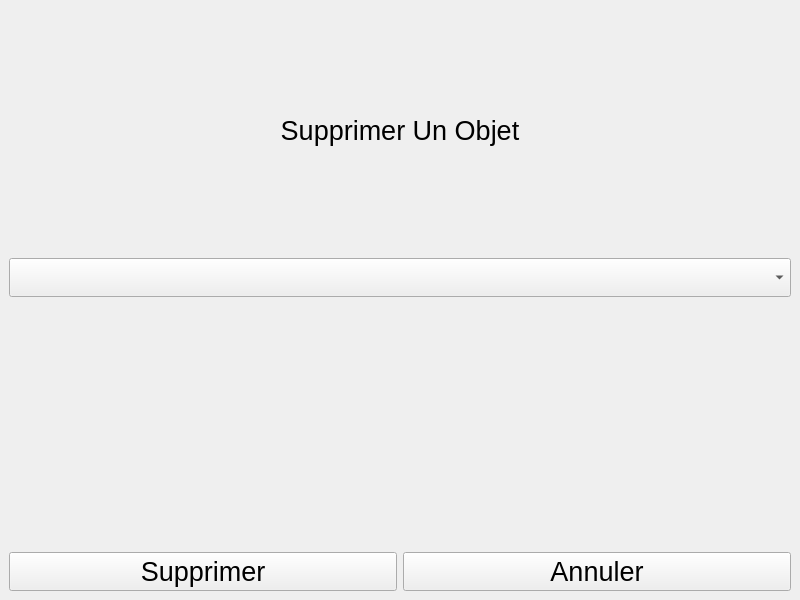
<?xml version="1.0" encoding="UTF-8"?>
<ui version="4.0">
 <class>MainWindow</class>
 <widget class="QMainWindow" name="MainWindow">
  <property name="geometry">
   <rect>
    <x>0</x>
    <y>0</y>
    <width>800</width>
    <height>600</height>
   </rect>
  </property>
  <property name="windowTitle">
   <string>MainWindow</string>
  </property>
  <widget class="QWidget" name="centralwidget">
   <layout class="QGridLayout" name="gridLayout_2">
    <item row="3" column="1">
     <widget class="QPushButton" name="bouton_annuler">
      <property name="font">
       <font>
        <pointsize>20</pointsize>
       </font>
      </property>
      <property name="text">
       <string>Annuler</string>
      </property>
     </widget>
    </item>
    <item row="1" column="0" colspan="2">
     <widget class="QComboBox" name="combobox_objet">
      <property name="font">
       <font>
        <pointsize>20</pointsize>
       </font>
      </property>
     </widget>
    </item>
    <item row="3" column="0">
     <widget class="QPushButton" name="bouton_supprimer">
      <property name="font">
       <font>
        <pointsize>20</pointsize>
       </font>
      </property>
      <property name="text">
       <string>Supprimer</string>
      </property>
     </widget>
    </item>
    <item row="0" column="0" colspan="2">
     <widget class="QLabel" name="label_supprimer_objet">
      <property name="font">
       <font>
        <pointsize>20</pointsize>
       </font>
      </property>
      <property name="text">
       <string>Supprimer Un Objet</string>
      </property>
      <property name="alignment">
       <set>Qt::AlignCenter</set>
      </property>
     </widget>
    </item>
    <item row="2" column="0" colspan="2">
     <widget class="QLabel" name="label">
      <property name="text">
       <string/>
      </property>
     </widget>
    </item>
   </layout>
  </widget>
 </widget>
 <resources/>
 <connections/>
</ui>
